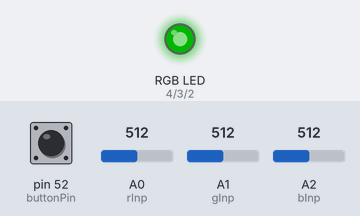
The sketch below on a simulated Arduino Mega 2560, built with avr-gcc and run on an emulated ATmega2560. Shown: an RGB LED mixed from three pins (HIGH = lit). Dashed ring = blinking. Inputs (shaded band) come from the test bench; at power-on: pin 52 (buttonPin) LOW, A1 (gInp) = 512, A0 (rInp) = 512, A2 (bInp) = 512. Dim RGB values are drawn brighter than linear.

Above: at 1.2 s.
1.3 s: pin 52 (buttonPin) pulled HIGH for 0.15 s
At 1.9 s:
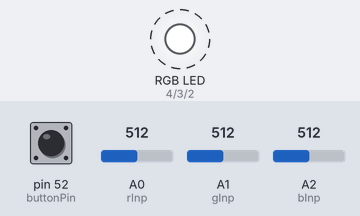
4.4 s: A1 (gInp) set to 716
7.4 s: A0 (rInp) set to 306
At 8.25 s:
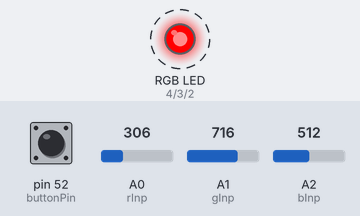
10.4 s: A2 (bInp) set to 306
13.4 s: A2 (bInp) set to 245
16.4 s: A1 (gInp) set to 511
Timing chart, 0 to 20.4 s (numbered marks = the images above; inputs shaded):
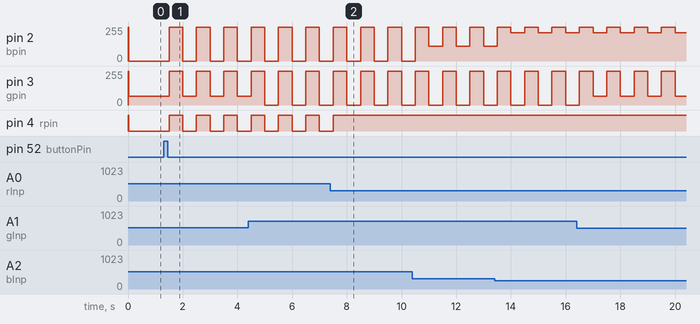

The sketch:

dancing_lights.ino
```cpp
#include <Metro.h>

// LED PWMs
const int bpin        = 2;
const int gpin        = 3;
const int rpin        = 4;

// LED Intensities
int rInt              = 255;
int gInt              = 255;
int bInt              = 255;

// RGB Inputs
int rInp              = A0;
int gInp              = A1;
int bInp              = A2;

// Mic Input
int micInp            = A5;

// Array Address Constants
//   Color:
const int red         = 0;
const int green       = 1;
const int blue        = 2;
//   State:
const int stateGlow   = 0;
const int stateBlink  = 1;
const int statePulse  = 2;
const int statePop    = 3;
const int stateListen = 4;
const int stateCycle  = 5;

// Button Variables
int  buttonPin        = 52;
bool buttonPressed    = false;

// Blink Variables
bool blinkon          = false;

// Cycle Variables
int active            = 0;
int trail             = 0;
int other             = 0;
int velDir            = 1;

// Pulse Variables
float pulseCount      = 1;
int pulseDir          = 1;

// Pop Variables
float popCount        = 0;

// State Variables
int state             = 0;
int stateCount        = 5;

// Loop Frequencies
Metro glowSpeed       = Metro(20);
Metro blinkSpeed      = Metro(500);
Metro pulseSpeed      = Metro(20);
Metro popSpeed        = Metro(10);
Metro listenSpeed     = Metro(5);
Metro cycleSpeed      = Metro(20);
Metro status          = Metro(500);

Metro stateChange     = Metro(2000);

// nobs capture a range between 383 & 639
// to represent the approximate range of the pots
// numbers are based on a 1/8 from center range
// rInp: 330 - 480
// gInp: 390 - 550
// bInp: 210 - 360
int redNob() {
  int a = analogRead(rInp)-330;
  a = (a*0.85)*2;
  a = a < 0   ? 0   : a;
  a = a > 255 ? 255 : a;
  return 255-a;
}

int greenNob() {
  int a = analogRead(gInp)-400;
  a = (a*0.85)*2;
  a = a < 0   ? 0   : a;
  a = a > 255 ? 255 : a;
  return 255-a;
}

int blueNob() {
  int a = analogRead(bInp)-220;
  a = (a*0.85)*2;
  a = a < 0   ? 0   : a;
  a = a > 255 ? 255 : a;
  return 255-a;
}

void glow() {
  int r;
  analogWrite(bpin, blueNob());
  analogWrite(gpin, greenNob());
  analogWrite(rpin, redNob());
}

void blink() {
  blinkon = !blinkon;
  if(blinkon) {
    analogWrite(bpin, 255);
    analogWrite(gpin, 255);
    analogWrite(rpin, 255);
  } else {
    analogWrite(bpin, blueNob());
    analogWrite(gpin, greenNob());
    analogWrite(rpin, redNob());
  }
}

void pulse() {
  if (pulseCount > 0.99)
    pulseDir = -1;
  if (pulseCount < 0.01)
    pulseDir = 1;
  pulseCount += pulseDir * 0.01;
  analogWrite(bpin, 255 - ((255-blueNob())  * pulseCount));
  analogWrite(gpin, 255 - ((255-greenNob()) * pulseCount));
  analogWrite(rpin, 255 - ((255-redNob())   * pulseCount));
}

int pop() {
  popCount += 0.01;

  if(popCount > 2)
    popCount = -1;

  float c = popCount;

  if (c < 0)
    c = 0;
  else if (c > 1)
    c = 1;
  analogWrite(bpin, 255 - ((255-blueNob())  * c));
  analogWrite(gpin, 255 - ((255-greenNob()) * c));
  analogWrite(rpin, 255 - ((255-redNob())   * c));
}

void listen() {
  float l = analogRead(micInp)*0.000976525;
  Serial.println(l);

  analogWrite(bpin, 255 - ((255 - blueNob())  * l));
  analogWrite(gpin, 255 - ((255 - greenNob()) * l));
  analogWrite(rpin, 255 - ((255 - redNob())   * l));
}

void cycle(int *r, int *g, int *b) {
  int *vector[3] = {r,g,b};
  int trail;
  int other;

  if(*vector[active] > 254) {
    active += 1;
    if(active == 3)
      active = 0;
  }

  switch (active) {
    case 0:
      trail = 2; other = 1; break;
    case 1:
      trail = 0; other = 2; break;
    case 2:
      trail = 1; other = 0; break;
  }

  *vector[active]  += 1;
  if(*vector[trail] > 0)
    *vector[trail]   -= 1;
  if(*vector[other] > 0)
    *vector[other] -= 1;
}

void setup() {
  pinMode(rpin, OUTPUT);
  analogWrite(rpin,255);
  pinMode(gpin, OUTPUT);
  analogWrite(gpin,255);
  pinMode(bpin, OUTPUT);
  analogWrite(bpin,255);

  pinMode(rInp, INPUT);
  pinMode(gInp, INPUT);
  pinMode(bInp, INPUT);

  Serial.begin(9600);
}

void loop() {
//  if (popSpeed.check() == 1) {
//    rInt = pop();
//    analogWrite(rpin, rInt);
//  }
  if(digitalRead(buttonPin) && !buttonPressed) {
    buttonPressed = true;
    if(state >= (stateCount-1))
      state = 0;
    else
      state += 1;
  }

  if(!digitalRead(buttonPin) && buttonPressed)
    buttonPressed = false;

  if (glowSpeed.check() == 1 && state == stateGlow) {
    glow();
  }

  if (blinkSpeed.check() == 1 && state == stateBlink) {
    blink();
  }

  if (pulseSpeed.check() == 1 && state == statePulse) {
    pulse();
  }

  if (popSpeed.check() == 1 && state == statePop) {
    pop();
  }

  if (listenSpeed.check() == 1 && state == stateListen) {
    listen();
  }

//  if (cycleSpeed.check() == 1) {// && state == stateCycle) {
//    cycle(&rInt, &gInt, &bInt);
//    analogWrite(bpin,255-bInt);
//    analogWrite(gpin,255-gInt);
//    analogWrite(rpin,255-rInt);
//    cycle(&r2i, &g2i, &b2i);
//    analogWrite(b2pin,255-b2i);
//    analogWrite(g2pin,255-g2i);
//    analogWrite(r2pin,255-r2i);
//    cycle(&r3i, &g3i, &b3i);
//    analogWrite(b3pin,255-b3i);
//    analogWrite(g3pin,255-g3i);
//    analogWrite(r3pin,255-r3i);
//  }

  if (status.check() == 1) {
    char out[256];
//    snprintf (out, sizeof out, "high: %i, low: %i", HIGH, LOW);
//    snprintf (out, sizeof out, "active: %i", active);
//    snprintf (out, sizeof out, "r1: %i,g1: %i,b1: %i", analogRead(rInt);
//    snprintf (out, sizeof out, "r2: %i,g2: %i,b2: %i", rInt, gInt, bInt);
//    snprintf (out, sizeof out, "r3: %i,g3: %i,b3: %i", rInt, gInt, bInt);
//    snprintf (out, sizeof out, "active: %i", active);
//    snprintf (out, sizeof out, "dir: %i", dir);
//    snprintf (out, sizeof out, "velocity: %i", velocity);
//    snprintf (out, sizeof out, "intensity: %i", rInt);
//    analogWrite(rpin, pulse(rpin));
//    Serial.println(pulse(rpin, &rInt));
//    Serial.println(dir);
//    Serial.println(analogRead(blueNob()));
//    Serial.println(analogRead(greenNob()));
//    Serial.println(analogRead(rInp));
  }
}
```

Measured:
- after the input at 1.3 s, pin 2 (bpin): alternates 255/255 for 0.50 s and 0/255 for 0.50 s, starting after 0.20 s; pin 3 (gpin): alternates 255/255 for 0.50 s and 65/255 for 0.50 s, starting after 0.20 s; pin 4 (rpin): alternates HIGH for 0.50 s and LOW for 0.50 s, starting after 0.20 s
- after the input at 7.4 s, pin 4 (rpin): goes on until 7.5 s, then stays HIGH
